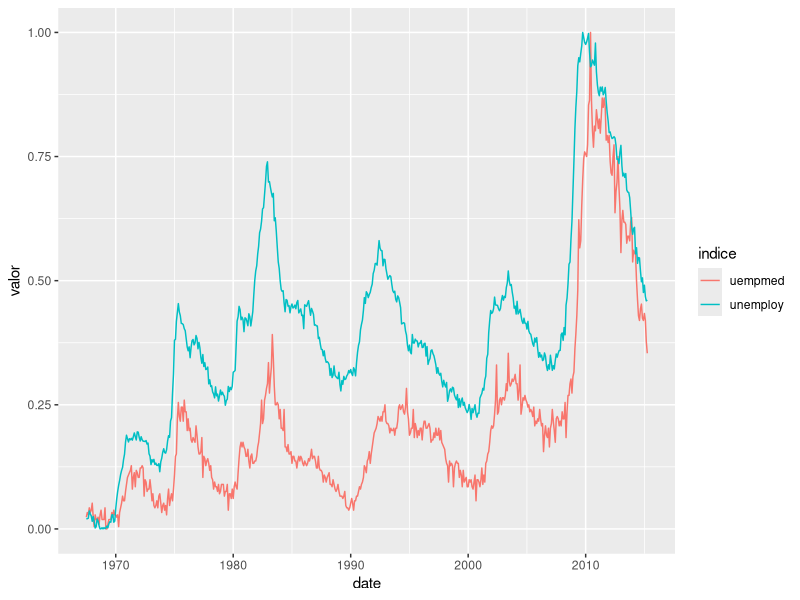
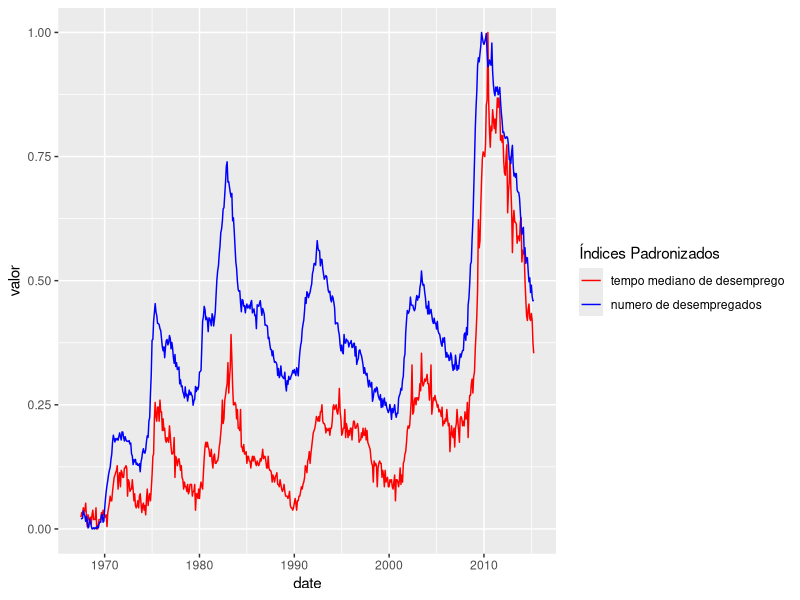
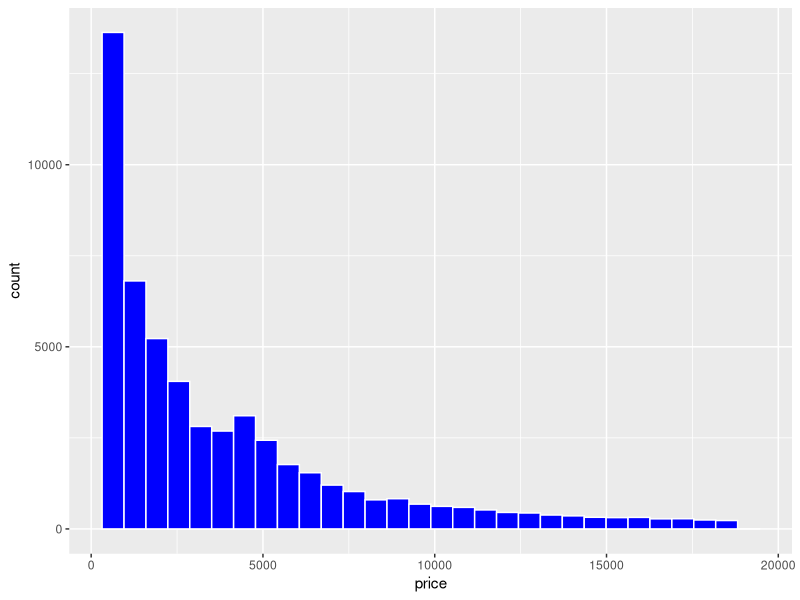
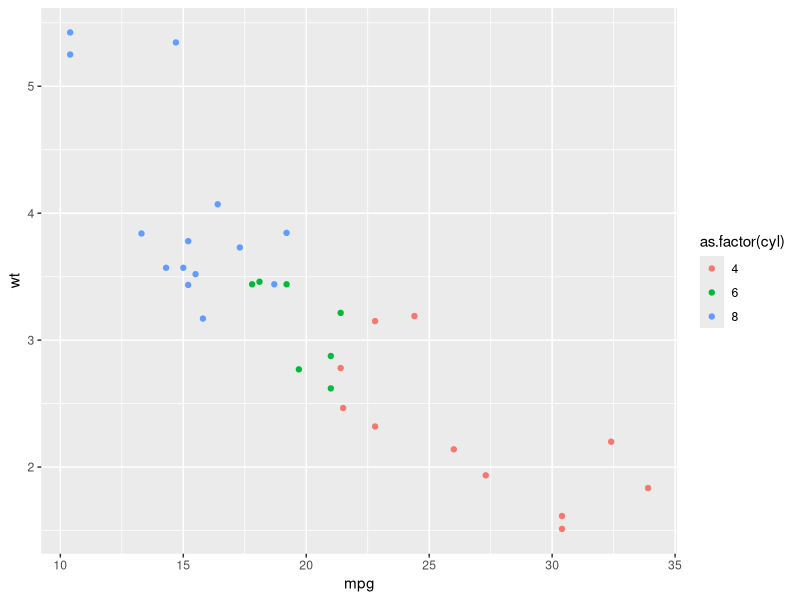
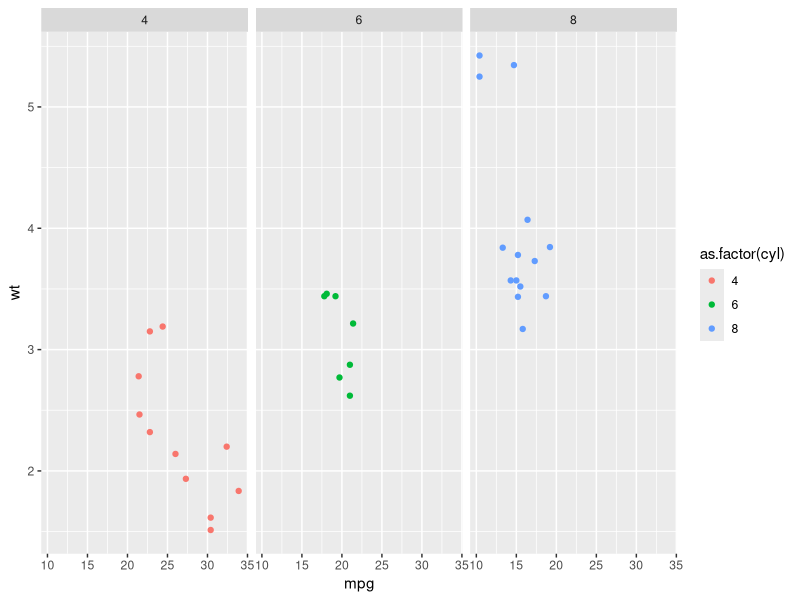
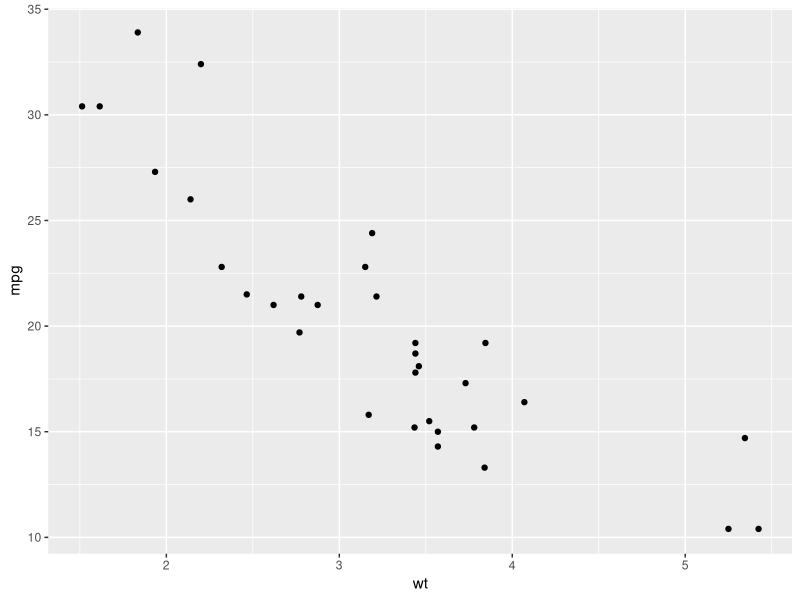
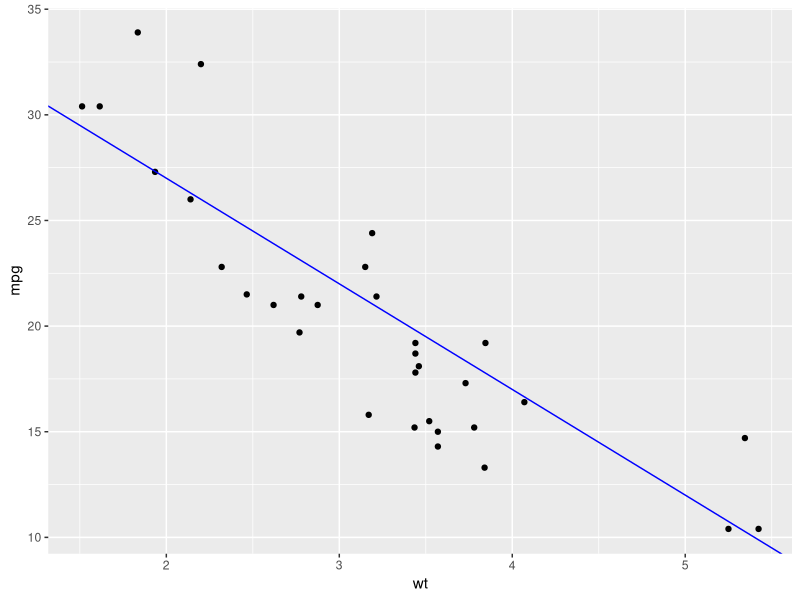
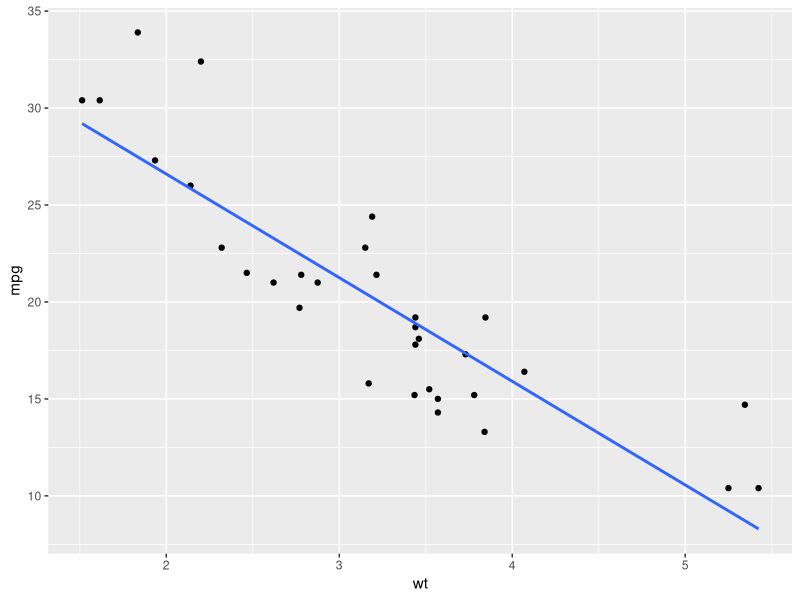

Here is the R script that generated these plots, in order:
### Script --- Aula 4 --- ggplot2

library(ggplot2)
library(magrittr)
library(dplyr)
library(tidyr)

#
## Exemplos {.build}

head(economics)

# Queremos plotar taxa desemprego e tempo de duracao do desemprego cada um em uma linha e com cores diferentes. 
# Os valores devem ser padronizados.


g <- economics %>% 
  select(date, unemploy, uempmed) %>%
  gather(indice, valor, -date) %>%
  group_by(indice) %>% mutate(valor = (valor - min(valor))/(max(valor) - min(valor))) %>%
  ggplot(aes(date, valor, colour = indice)) + 
  geom_line()

plot(g)


g + scale_colour_manual(
  "Índices Padronizados", 
  values = c("red","blue"), 
  labels = c("tempo mediano de desemprego", "numero de desempregados"))


# Histograma do preço dos diamantes

head(diamonds)

g <- ggplot(diamonds, aes(price)) +
  geom_histogram(colour = "white", fill = "blue")
g


# Investigar a relação entre consumo e peso dos carros por quantidade
# de cilindros

ggplot(mtcars, aes(mpg, wt, colour = as.factor(cyl))) + geom_point()
ggplot(mtcars, aes(mpg, wt, colour = as.factor(cyl))) + geom_point() + facet_grid(. ~ cyl)


# Colocar uma reta de regressão em um gráfico de dispersão.

g <- ggplot(mtcars, aes(wt, mpg)) +
  geom_point()
g

coef(lm(mpg ~ wt, data = mtcars))

g +  geom_abline(intercept = 37, slope = -5, colour = "blue")

g + stat_smooth(method = "lm", se = F)

g +  geom_abline(intercept = 37, slope = -5, colour = "blue") + 
  stat_smooth(method = "lm", se = F)


# Gráfico de barras: Quantidade de veículos por classe
head(mpg)

ggplot(mpg, aes(class)) + geom_bar()


# Quantidade de carros por classe, para cada ano

ggplot(mpg, aes(class)) + geom_bar() + facet_grid(year~.)
ggplot(mpg, aes(class)) + geom_bar(aes(fill = factor(year)), position = "fill")
ggplot(mpg, aes(class)) + geom_bar(aes(fill = factor(year)), position = "dodge")












### Banco de dados: Flow of the River Nile
#################################################

Nile

class(Nile)

# Fazer um gráfico da série
x <- data.frame(flow=Nile)

data.frame(flow=Nile) %>%
  mutate(ano=(1871:1970)) %>%
  ggplot() +
  geom_line(aes(x=ano, y=flow)) +
  geom_point(aes(x=ano, y=flow), alpha=.2)


# ESTUDE!!! (mas nao use)
###qplot(Nile)


### Banco de dados: Accidental Deaths in the US 1973-1978
###########################################################
library(lubridate)

data.frame(USAccDeaths) %>%
  mutate(data_date=ymd('1973-01-01') + months(0:71),
         data_date=as.Date(data_date)) %>%
  ggplot() +
  geom_line(aes(x=month(data_date),
                y=USAccDeaths,
                colour=factor(year(data_date))))

data.frame(USAccDeaths) %>%
  mutate(data_date=ymd('1973-01-01') + months(0:71),
         data_date=as.Date(data_date),
         ano=factor(year(data_date))) %>%
  ggplot() +
  geom_line(aes(x=month(data_date),
                y=USAccDeaths)) +
  facet_wrap(~ano)

data.frame(USAccDeaths) %>%
  mutate(data_date=ymd('1973-01-01') + months(0:71),
         data_date=as.Date(data_date),
         ano=factor(year(data_date))) %>%
  ggplot() +
  geom_boxplot(aes(x=factor(month(data_date)),
                   y=USAccDeaths))

# 1) Fazer um gráfico da série

# 2) Fazer um gráfico do número médio de mortes por mês no período


### Banco de dados: Survival of passengers on the Titanic
###########################################################


# Fazer um gráfico de barras do número de sobreviventes/mortos dividindo
# por classe, gênero e idade.

data.frame(Titanic) %>%
  ggplot() +
  geom_bar(aes(x=Age, y=Freq, fill=Survived),
           stat='identity',
           position='dodge') +
  facet_wrap(~Class + Sex, scales='free_y')

data.frame(Titanic) %>%
  ggplot() +
  geom_bar(aes(x=Age))


### Banco de dados: New York Air Quality Measurements
###########################################################

airquality %>% head

# 1) Fazer um histograma da concentração de ozônio diária para cada mês considerado.

airquality %>%
  ggplot() +
  geom_histogram(aes(x=Ozone, y=..density..), fill='white', colour='black', binwidth=20) +
  geom_density(aes(x=Ozone), fill='blue', alpha=0.2, adjust=1) +
  facet_wrap(~Month)

# 2) Investigar indícios de associação entre o ozôniote a temperatura e ozônio
#    e a velocidade do vento.


### Banco de dados: Locations of Earthquakes off Fiji
###########################################################

quakes

# 1) Fazer um histograma da magnitude

quakes %>%
  ggplot() +
  geom_histogram(aes(x=mag), binwidth=.1, fill='white', colour='black') +
  theme_bw()

# 2) Fazer um mapa das ocorrências

mapa <- map_data("world")

quakes %>%
  ggplot(aes(x=long, y=lat)) +
  geom_density2d(aes(size=stations)) +
  geom_map(aes(map_id=region), map=mapa, data=mapa)
